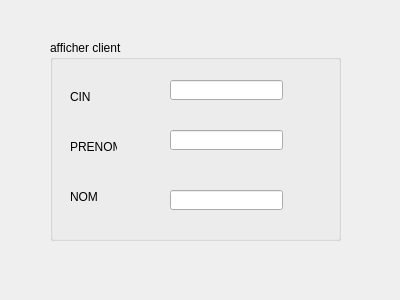
<?xml version="1.0" encoding="UTF-8"?>
<ui version="4.0">
 <class>Dialog</class>
 <widget class="QDialog" name="Dialog">
  <property name="geometry">
   <rect>
    <x>0</x>
    <y>0</y>
    <width>400</width>
    <height>300</height>
   </rect>
  </property>
  <property name="windowTitle">
   <string>afficher clients</string>
  </property>
  <widget class="QGroupBox" name="groupBox">
   <property name="geometry">
    <rect>
     <x>50</x>
     <y>40</y>
     <width>291</width>
     <height>201</height>
    </rect>
   </property>
   <property name="title">
    <string>afficher client</string>
   </property>
   <widget class="QLabel" name="label">
    <property name="geometry">
     <rect>
      <x>20</x>
      <y>50</y>
      <width>47</width>
      <height>14</height>
     </rect>
    </property>
    <property name="text">
     <string>CIN</string>
    </property>
   </widget>
   <widget class="QLabel" name="label_2">
    <property name="geometry">
     <rect>
      <x>20</x>
      <y>100</y>
      <width>47</width>
      <height>14</height>
     </rect>
    </property>
    <property name="text">
     <string>PRENOM</string>
    </property>
   </widget>
   <widget class="QLabel" name="label_3">
    <property name="geometry">
     <rect>
      <x>20</x>
      <y>150</y>
      <width>47</width>
      <height>14</height>
     </rect>
    </property>
    <property name="text">
     <string>NOM</string>
    </property>
   </widget>
   <widget class="QLineEdit" name="lineEditcin">
    <property name="geometry">
     <rect>
      <x>120</x>
      <y>40</y>
      <width>113</width>
      <height>20</height>
     </rect>
    </property>
   </widget>
   <widget class="QLineEdit" name="lineEdit_prenom">
    <property name="geometry">
     <rect>
      <x>120</x>
      <y>90</y>
      <width>113</width>
      <height>20</height>
     </rect>
    </property>
   </widget>
   <widget class="QLineEdit" name="lineEdit_nom">
    <property name="geometry">
     <rect>
      <x>120</x>
      <y>150</y>
      <width>113</width>
      <height>20</height>
     </rect>
    </property>
   </widget>
  </widget>
 </widget>
 <resources/>
 <connections/>
</ui>
